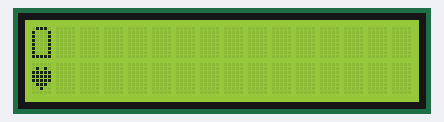
The sketch below on a simulated Arduino Uno, built with avr-gcc and run on an emulated ATmega328P. Parts: 16×2 character LCD.

Above: at 0.1 s.
At 3.1 s:
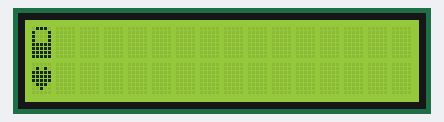
At 6.1 s:
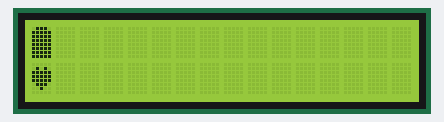

Measured:
- by itself, everything shown: repeats every 9.0 s, in 3 steps
- what the display in image 1 shows lasts 3.0 s, from 3.1 s to 6.1 s

The sketch:

program.ino
```cpp
#include <LiquidCrystal.h>

LiquidCrystal lcd(7,6,5,4,3,2);

// Special Caracters
byte heart[8]={B00000,
               B01010,
               B11111,
               B11111,
               B11111,
               B01110,
               B00100,
               B00000};

byte batteryL[8]={B01110,
                  B10001,
                  B10001,
                  B10001,
                  B10001,
                  B10001,
                  B10001,
                  B11111};

byte batteryM[8]={B01110,
                  B10001,
                  B10001,
                  B10001,
                  B11111,
                  B11111,
                  B11111,
                  B11111};

byte batteryF[8]={B01110,
                  B11111,
                  B11111,
                  B11111,
                  B11111,
                  B11111,
                  B11111,
                  B11111};

void setup(){
  lcd.begin(16,2);
  lcd.createChar(1,heart);
  lcd.createChar(2,batteryL);
  lcd.createChar(3,batteryM);
  lcd.createChar(4,batteryF);
}

void loop(){

  lcd.clear();

  lcd.setCursor(0,1);
  lcd.write(1);

  lcd.setCursor(0,0);
  lcd.write(2);
  delay(3000);

  lcd.setCursor(0,0);
  lcd.write(3);
  delay(3000);

  lcd.setCursor(0,0);
  lcd.write(4);
  delay(3000);
}
```
